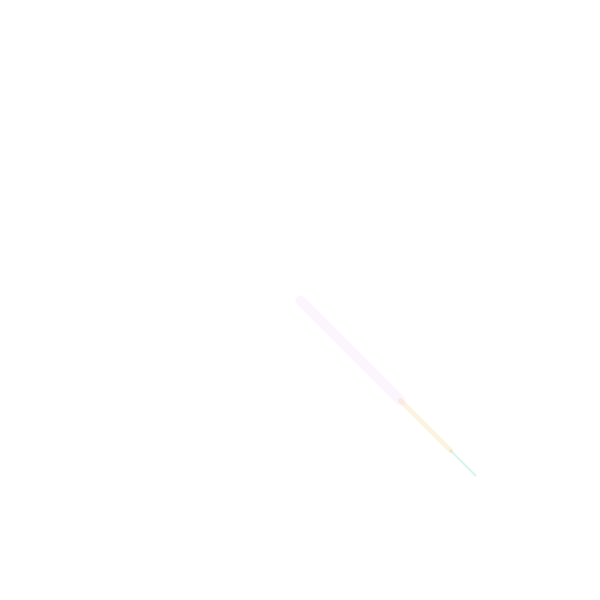
Frame 1 (no input)
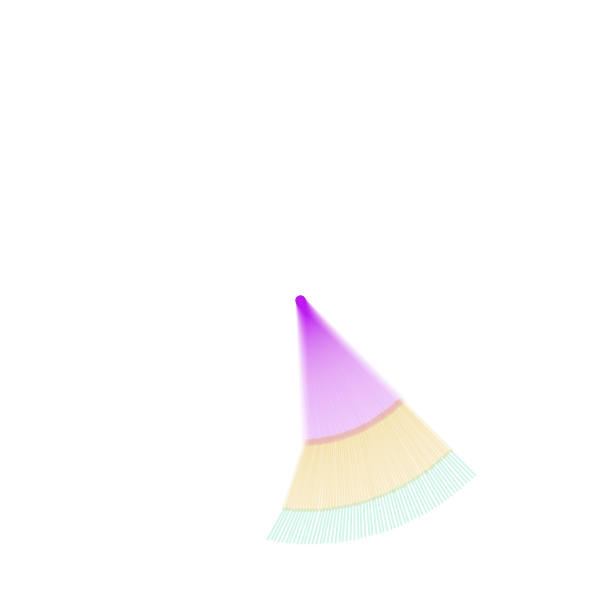
Frame 60 (the mouse pressed at the canvas centre just before this capture)
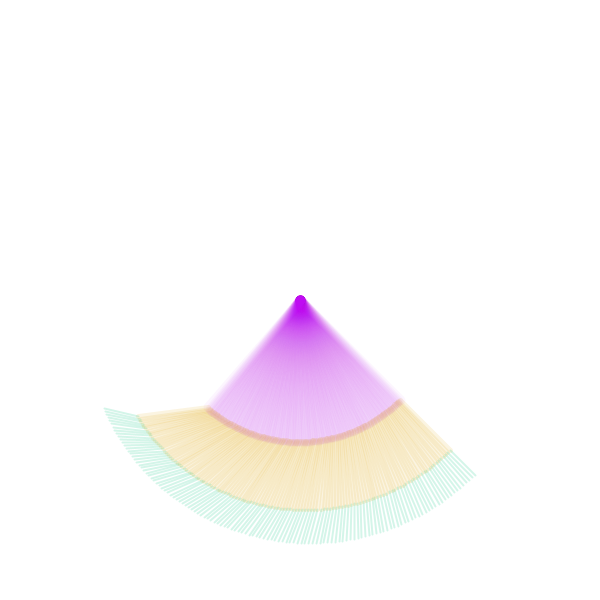
Frame 120 (the mouse held since frame 60 and released just before this capture)

The Processing sketch that drew these frames (run headless with seeded random() and noise(); from frame 60 on, the mouse is pressed at the canvas centre):

// Processing sketch: funnyStackedRotations
// ── funnyStackedRotations.pde
float rot = 0.0;
void setup() {
  size(600, 600);
  background(255);
}

void draw() {
  stroke(180, 10, 220, 10);
  strokeWeight(10);
  translate(width/2, height/2);
  rotate(rot/2);
  line(0, 0, 100, 100);
  stroke(220, 160, 0, 30);

  translate(100, 100);
  strokeWeight(5);
  rotate(rot/4);
  line(0, 0, 50, 50);
  stroke(10, 200, 130, 45);

  translate(50, 50);
  strokeWeight(2);
  rotate(rot/8);
  line(0, 0, 25, 25);


  rot += .025;
}
